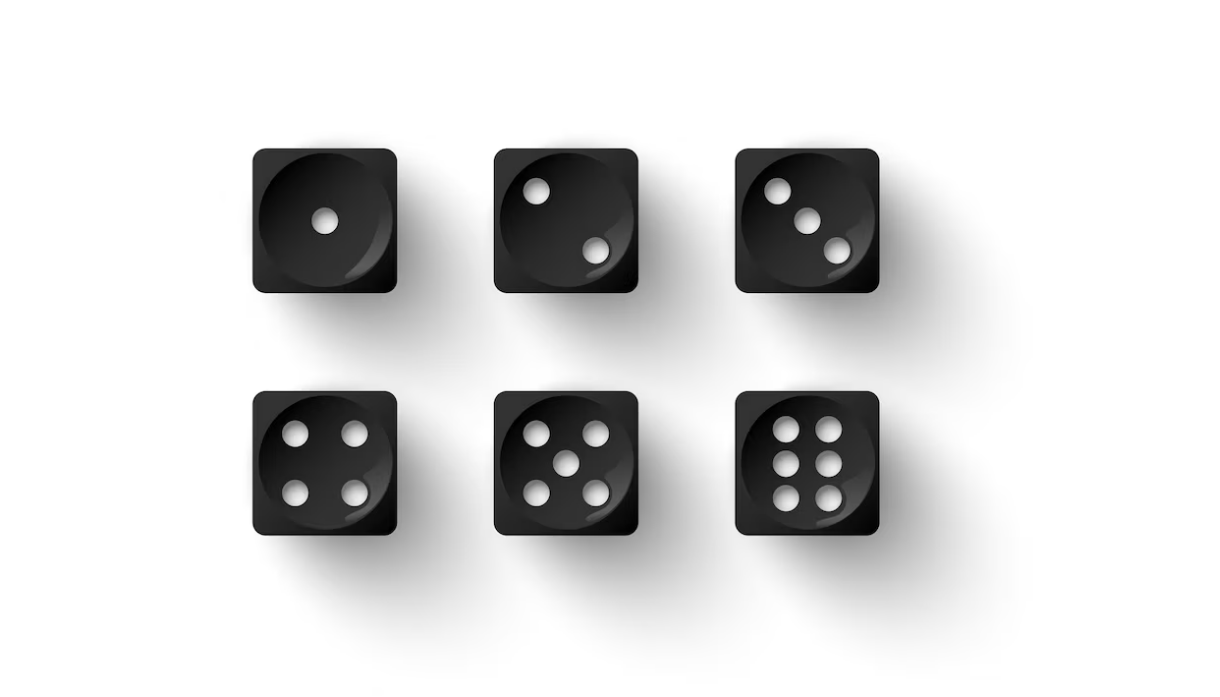
#> input picture dice.png, 1220 x 697 px
$ python blob_detection.py
#> lines starting #> are read from the running program, lines starting #| are printed output that depends on the picture
#> further down, img is the input picture: shape (697, 1220); min 0, max 255, mean 215.9
import cv2
import numpy as np


def rescaleFrame(frame, scale=0.17):
#> called with scale = 0.17
    width = int(frame.shape[1] * scale)
#> width = 207
    height = int(frame.shape[0] * scale)
#> height = 118
    dimensions = (width, height)
#> dimensions = (207, 118)

    return cv2.resize(frame, dimensions, interpolation=cv2.INTER_AREA)
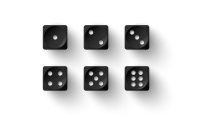
#> returned value: shape (118, 207); min 3, max 255, mean 215.9


img = cv2.imread('dice.png', cv2.IMREAD_GRAYSCALE)

img = rescaleFrame(img)

detector = cv2.SimpleBlobDetector_create()

# detecting the img
keypoints = detector.detect(img)
#> keypoints = 6 keypoints; (x, y, size): (98, 81, 34), (139, 40, 33.7), (58, 40, 33), (55, 78, 28.3), (96, 37, 28.3), (137, 78, 28.3)
print(keypoints)
#> (printed output is left out)

# drawing detected keypoints as circles
img_keypoints = cv2.drawKeypoints(img, keypoints, np.array(
    []), (0, 0, 255), cv2.DRAW_MATCHES_FLAGS_DRAW_RICH_KEYPOINTS)
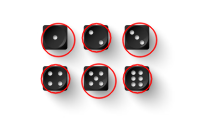
#> img_keypoints: shape (118, 207, 3); mean of channels 0, 1, 2 210.8, 210.8, 218.3; drawn as B, G, R

# displaying
cv2.imshow("result", img_keypoints)
cv2.waitKey(0)

cv2.destroyAllWindows()
